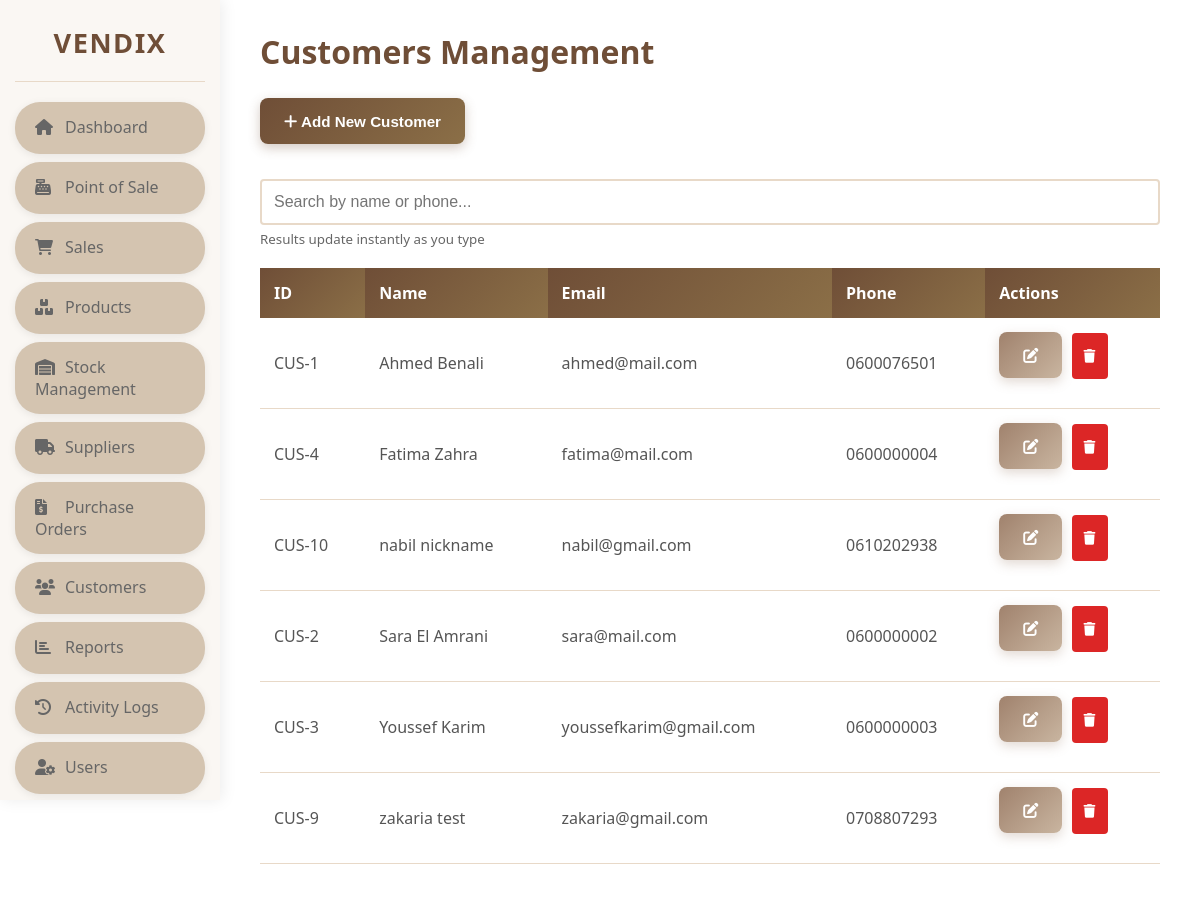
Page /pages/customers.php (signed in) on the earlier database version.
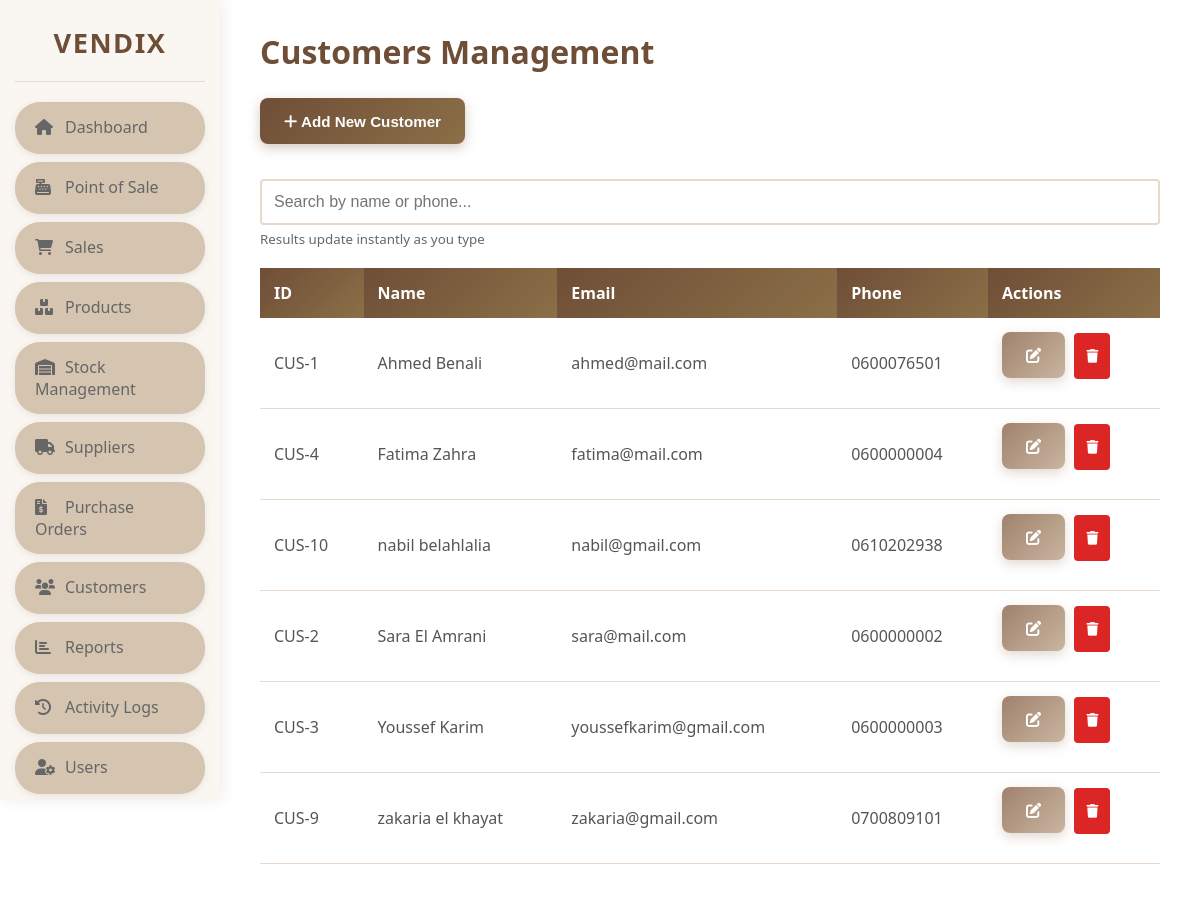
Same page on the later database version.
### tables this page shows
CREATE TABLE IF NOT EXISTS `customers` (
  `id` int NOT NULL AUTO_INCREMENT,
  `name` varchar(150) NOT NULL,
  `phone` varchar(50) DEFAULT NULL,
  `email` varchar(150) DEFAULT NULL,
  PRIMARY KEY (`id`)
);

### config/helpers.php (called while the page is built, shortened)
<?php
function formatId($id, $type = 'CUS') {
    $prefixes = [
        'customer' => 'CUS',
        'product' => 'PRD',
        'sale' => 'SAL',
        'user' => 'UID',
        'payment' => 'PAY',
        'supplier' => 'SUP',
        'purchase_order' => 'PO',
        'stock_movement' => 'STK',
        'stock_adjustment' => 'ADJ'
    ];
    $type = strtolower($type);
    $prefix = isset($prefixes[$type]) ? $prefixes[$type] : strtoupper($type);
    return $prefix . '-' . $id;
}
function hasPermission($permission_key) {
    $role = $_SESSION['role'];
    if (strtolower($role) === 'admin') return true;
    return false;
}
?>

### pages/customers.php (the view, shortened to what this page needs)
<?php
include '../config/auth.php';
include_once '../config/helpers.php';
include '../includes/header.php';
$result = $conn->query("SELECT * FROM customers ORDER BY name ASC");
$customers = [];
while ($row = $result->fetch_assoc()) {
    $customers[] = $row;
}
?>
<div class="main-container">
    <?php include '../includes/sidebar.php'; ?>
    <div class="content-area">
        <div class="content-wrapper">
            <h1>Customers Management</h1>
            <button class="btn btn-primary" onclick="showAddCustomerModal()"><i class="fas fa-plus"></i> Add New Customer</button>
            <div style="margin: 20px 0;">
                <input type="text" id="customerSearch" placeholder="Search by name or phone..." style="width: 100%; padding: 12px; border: 2px solid #E8D9C8; border-radius: 4px; font-size: 1rem;">
                <small style="color: #666; display: block; margin-top: 5px;">Results update instantly as you type</small>
            </div>
            <table class="table">
                <thead>
                    <tr>
                        <th>ID</th>
                        <th>Name</th>
                        <th>Email</th>
                        <th>Phone</th>
                        <th>Actions</th>
                    </tr>
                </thead>
                <tbody id="customerTableBody">
                    <?php foreach ($customers as $c): ?>
                    <tr class="customer-row" data-name="<?php echo strtolower(htmlspecialchars($c['name'])); ?>" data-phone="<?php echo strtolower(htmlspecialchars($c['phone'] ?? '')); ?>">
                        <td><?php echo formatId($c['id'], 'customer'); ?></td>
                        <td><?php echo htmlspecialchars($c['name']); ?></td>
                        <td><?php echo htmlspecialchars($c['email'] ?? '-'); ?></td>
                        <td><?php echo htmlspecialchars($c['phone'] ?? '-'); ?></td>
                        <td>
                            <button class="btn btn-info" onclick="editCustomer(this)" data-id="<?php echo $c['id']; ?>" data-name="<?php echo htmlspecialchars($c['name']); ?>" data-email="<?php echo htmlspecialchars($c['email'] ?? ''); ?>" data-phone="<?php echo htmlspecialchars($c['phone'] ?? ''); ?>"><i class="fas fa-edit"></i></button>
                            <button class="btn btn-danger" onclick="deleteCustomer(<?php echo $c['id']; ?>)"><i class="fas fa-trash"></i></button>
                        </td>
                    </tr>
                    <?php endforeach; ?>
                </tbody>
            </table>
        </div>
    </div>
</div>

### includes/header.php (shortened to what this page needs)
<!DOCTYPE html>
<html lang="en">
<head>
    <link rel="stylesheet" href="<?php
        $inPages = strpos($_SERVER['PHP_SELF'], 'pages/') !== false;
        echo ($inPages ? '../assets/css/font-awesome.css' : 'assets/css/font-awesome.css');
    ?>">
    <link rel="stylesheet" href="<?php
        $inPages = strpos($_SERVER['PHP_SELF'], 'pages/') !== false;
        echo ($inPages ? '../assets/css/style.css' : 'assets/css/style.css') . '?v=2.8';
    ?>"  >
</head>
<body>

### includes/sidebar.php (shortened to what this page needs)
<div class="sidebar" id="sidebar">
    <div class="sidebar-brand">
        <a href="<?php echo (strpos($_SERVER['PHP_SELF'], 'pages/') !== false) ? '../index.php' : 'index.php'; ?>">
            <span class="sidebar-brand-text">Vendix</span>
        </a>
    </div>
    <ul class="nav">
        <?php if (hasPermission('view_dashboard')): ?>
        <li class="nav-item">
            <a class="nav-link" href="<?php echo (strpos($_SERVER['PHP_SELF'], 'pages/') !== false) ? 'dashboard.php' : 'pages/dashboard.php'; ?>" onclick="setPageTitle('Dashboard')">
                <i class="fas fa-home" style="margin-right: 10px; width: 20px;"></i>Dashboard
            </a>
        </li>
        <?php endif; ?>
        <?php if (hasPermission('view_pos')): ?>
        <li class="nav-item">
            <a class="nav-link" href="<?php echo (strpos($_SERVER['PHP_SELF'], 'pages/') !== false) ? 'pos.php' : 'pages/pos.php'; ?>" onclick="setPageTitle('POS')">
                <i class="fas fa-cash-register" style="margin-right: 10px; width: 20px;"></i>Point of Sale
            </a>
        </li>
        <?php endif; ?>
        <?php if (hasPermission('view_sales')): ?>
        <li class="nav-item">
            <a class="nav-link" href="<?php echo (strpos($_SERVER['PHP_SELF'], 'pages/') !== false) ? 'sales.php' : 'pages/sales.php'; ?>" onclick="setPageTitle('Sales')">
                <i class="fas fa-shopping-cart" style="margin-right: 10px; width: 20px;"></i>Sales
            </a>
        </li>
        <?php endif; ?>
        <?php if (hasPermission('view_products')): ?>
        <li class="nav-item">
            <a class="nav-link" href="<?php echo (strpos($_SERVER['PHP_SELF'], 'pages/') !== false) ? 'products.php' : 'pages/products.php'; ?>" onclick="setPageTitle('Products')">
                <i class="fas fa-boxes" style="margin-right: 10px; width: 20px;"></i>Products
            </a>
        </li>
        <?php endif; ?>
        <?php if (hasPermission('view_stock')): ?>
        <li class="nav-item">
            <a class="nav-link" href="<?php echo (strpos($_SERVER['PHP_SELF'], 'pages/') !== false) ? 'stock.php' : 'pages/stock.php'; ?>" onclick="setPageTitle('Stock Management')">
                <i class="fas fa-warehouse" style="margin-right: 10px; width: 20px;"></i>Stock Management
            </a>
        </li>
        <?php endif; ?>
        <?php if (hasPermission('manage_suppliers')): ?>
        <li class="nav-item">
            <a class="nav-link" href="<?php echo (strpos($_SERVER['PHP_SELF'], 'pages/') !== false) ? 'suppliers.php' : 'pages/suppliers.php'; ?>" onclick="setPageTitle('Suppliers')">
                <i class="fas fa-truck" style="margin-right: 10px; width: 20px;"></i>Suppliers
            </a>
        </li>
        <?php endif; ?>
        <?php if (hasPermission('view_purchase_orders')): ?>
        <li class="nav-item">
            <a class="nav-link" href="<?php echo (strpos($_SERVER['PHP_SELF'], 'pages/') !== false) ? 'purchase_orders.php' : 'pages/purchase_orders.php'; ?>" onclick="setPageTitle('Purchase Orders')">
                <i class="fas fa-file-invoice" style="margin-right: 10px; width: 20px;"></i>Purchase Orders
            </a>
        </li>
        <?php endif; ?>
        <?php if (hasPermission('view_customers')): ?>
        <li class="nav-item">
            <a class="nav-link" href="<?php echo (strpos($_SERVER['PHP_SELF'], 'pages/') !== false) ? 'customers.php' : 'pages/customers.php'; ?>" onclick="setPageTitle('Customers')">
                <i class="fas fa-users" style="margin-right: 10px; width: 20px;"></i>Customers
            </a>
        </li>
        <?php endif; ?>
        <?php if (hasPermission('view_reports')): ?>
        <li class="nav-item">
            <a class="nav-link" href="<?php echo (strpos($_SERVER['PHP_SELF'], 'pages/') !== false) ? 'reports.php' : 'pages/reports.php'; ?>" onclick="setPageTitle('Reports')">
                <i class="fas fa-chart-bar" style="margin-right: 10px; width: 20px;"></i>Reports
            </a>
        </li>
        <?php endif; ?>
        <?php if (hasPermission('view_logs')): ?>
        <li class="nav-item">
            <a class="nav-link" href="<?php echo (strpos($_SERVER['PHP_SELF'], 'pages/') !== false) ? 'activity_log.php' : 'pages/activity_log.php'; ?>" onclick="setPageTitle('Activity Logs')">
                <i class="fas fa-history" style="margin-right: 10px; width: 20px;"></i>Activity Logs
            </a>
        </li>
        <?php endif; ?>
        <?php if (hasPermission('manage_users')): ?>
        <li class="nav-item">
            <a class="nav-link" href="<?php echo (strpos($_SERVER['PHP_SELF'], 'pages/') !== false) ? 'users.php' : 'pages/users.php'; ?>" onclick="setPageTitle('Users')">
                <i class="fas fa-user-cog" style="margin-right: 10px; width: 20px;"></i>Users
            </a>
        </li>
        <?php endif; ?>
    </ul>
</div>

### assets/css/style.css (style rules this page uses)
* { margin: 0; padding: 0; box-sizing: border-box; }
body { font-family: 'Segoe UI', Tahoma, Geneva, Verdana, sans-serif; background-color: #ffffff; color: #333; display: flex; flex-direction: column; min-height: 100vh; padding-bottom: 80px; }
.main-container { display: flex; margin-top: 0; flex: 1; }
.sidebar { width: 220px; background-color: #FAF7F3; box-shadow: 2px 0 15px rgba(0, 0, 0, 0.08); padding: 0 15px 15px 15px; position: fixed; left: 0; top: 0; height: 100vh; overflow-y: auto; z-index: 999; display: flex; flex-direction: column; }
.sidebar-brand { padding: 24px 10px 20px 10px; border-bottom: 1px solid #E8D9C8; margin-bottom: 20px; text-align: center; }
.sidebar-brand a { text-decoration: none; display: flex; align-items: center; justify-content: center; gap: 10px; }
.sidebar-brand-text { font-weight: 900; font-size: 1.7rem; color: #6F4E37; letter-spacing: 1.5px; text-transform: uppercase; }
.sidebar .nav { display: flex; flex-direction: column; gap: 8px; list-style: none; flex: 1; }
.sidebar .nav-link { color: #666; border-radius: 25px; padding: 14px 20px; transition: all 0.3s ease; text-decoration: none; display: block; font-weight: 500; background-color: #D4C4B0; box-shadow: 0 2px 8px rgba(0, 0, 0, 0.08); border: none; min-height: 52px; }
.content-area { margin-left: 220px; flex: 1; padding: 20px 30px; background-color: #fff; margin-bottom: 80px; min-height: 100vh; }
.content-wrapper { background-color: #fff; border-radius: 0; padding: 10px 10px; box-shadow: none; }
h1 { color: #6F4E37; margin-bottom: 25px; font-size: 2rem; font-weight: 700; }
.btn { padding: 12px 24px; border-radius: 8px; border: none; cursor: pointer; font-size: 0.95rem; transition: all 0.3s ease; margin-bottom: 15px; display: inline-block; font-weight: 600; text-decoration: none; min-height: 46px; }
.btn-primary { background: linear-gradient(135deg, #6F4E37 0%, #8B6F47 100%); color: #fff; box-shadow: 0 4px 12px rgba(111, 78, 55, 0.3); }
.btn-info { background: linear-gradient(135deg, #A0826D 0%, #C9B5A0 100%); color: #fff; box-shadow: 0 4px 12px rgba(160, 130, 109, 0.3); }
.btn-danger { background-color: #dc2626; color: #fff; padding: 6px 12px; font-size: 0.85rem; }
.table { width: 100%; border-collapse: collapse; margin-top: 20px; }
.table thead th { background: linear-gradient(135deg, #6F4E37 0%, #8B6F47 100%); color: #fff; padding: 14px; text-align: left; font-weight: 600; }
.table tbody td { padding: 14px; border-bottom: 1px solid #E8D9C8; color: #555; }
.table, .dashboard-table, .perms-table { width: 100%; }

### pages/customers.php (style rules this page uses)
.btn-danger { background-color: #dc2626; color: white; padding: 6px 12px; border: none; border-radius: 4px; cursor: pointer; margin-left: 5px; }

Differences in the rows shown:
changed customers "CUS-10": name "nabil nickname" → "nabil belahlalia"
changed customers "CUS-9": name "zakaria test" → "zakaria el khayat"; phone "0708807293" → "0700809101"
